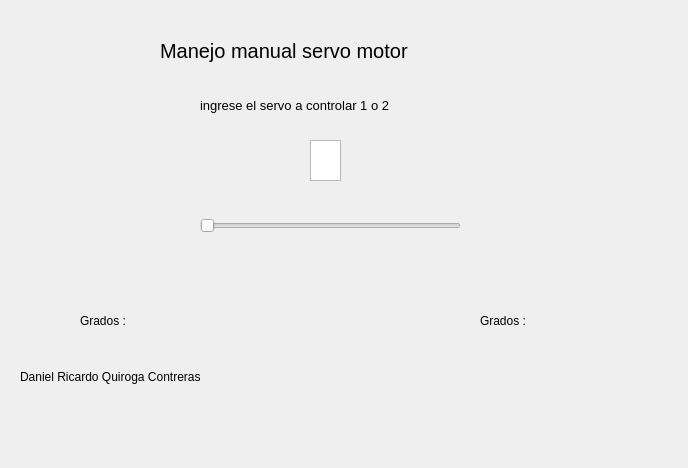
<?xml version="1.0" encoding="UTF-8"?>
<ui version="4.0">
 <class>MainWindow</class>
 <widget class="QMainWindow" name="MainWindow">
  <property name="geometry">
   <rect>
    <x>0</x>
    <y>0</y>
    <width>688</width>
    <height>468</height>
   </rect>
  </property>
  <property name="windowTitle">
   <string>Uso manual servo</string>
  </property>
  <widget class="QWidget" name="centralwidget">
   <widget class="QLabel" name="label">
    <property name="geometry">
     <rect>
      <x>160</x>
      <y>20</y>
      <width>371</width>
      <height>61</height>
     </rect>
    </property>
    <property name="font">
     <font>
      <pointsize>15</pointsize>
     </font>
    </property>
    <property name="text">
     <string>Manejo manual servo motor</string>
    </property>
   </widget>
   <widget class="QSlider" name="horizontalSlider">
    <property name="geometry">
     <rect>
      <x>200</x>
      <y>210</y>
      <width>261</width>
      <height>31</height>
     </rect>
    </property>
    <property name="orientation">
     <enum>Qt::Horizontal</enum>
    </property>
   </widget>
   <widget class="QTextEdit" name="textEdit">
    <property name="geometry">
     <rect>
      <x>310</x>
      <y>140</y>
      <width>31</width>
      <height>41</height>
     </rect>
    </property>
    <property name="font">
     <font>
      <pointsize>15</pointsize>
     </font>
    </property>
   </widget>
   <widget class="QLabel" name="label_2">
    <property name="geometry">
     <rect>
      <x>200</x>
      <y>90</y>
      <width>251</width>
      <height>31</height>
     </rect>
    </property>
    <property name="font">
     <font>
      <pointsize>10</pointsize>
     </font>
    </property>
    <property name="text">
     <string>ingrese el servo a controlar 1 o 2 </string>
    </property>
   </widget>
   <widget class="QLabel" name="label_3">
    <property name="geometry">
     <rect>
      <x>80</x>
      <y>270</y>
      <width>101</width>
      <height>31</height>
     </rect>
    </property>
    <property name="font">
     <font>
      <pointsize>12</pointsize>
     </font>
    </property>
    <property name="text">
     <string/>
    </property>
   </widget>
   <widget class="QLabel" name="label_4">
    <property name="geometry">
     <rect>
      <x>480</x>
      <y>270</y>
      <width>101</width>
      <height>31</height>
     </rect>
    </property>
    <property name="font">
     <font>
      <pointsize>12</pointsize>
     </font>
    </property>
    <property name="text">
     <string/>
    </property>
   </widget>
   <widget class="QLabel" name="label_5">
    <property name="geometry">
     <rect>
      <x>80</x>
      <y>310</y>
      <width>121</width>
      <height>21</height>
     </rect>
    </property>
    <property name="text">
     <string>Grados : </string>
    </property>
   </widget>
   <widget class="QLabel" name="label_6">
    <property name="geometry">
     <rect>
      <x>480</x>
      <y>310</y>
      <width>121</width>
      <height>21</height>
     </rect>
    </property>
    <property name="text">
     <string>Grados : </string>
    </property>
   </widget>
   <widget class="QLabel" name="label_7">
    <property name="geometry">
     <rect>
      <x>340</x>
      <y>370</y>
      <width>321</width>
      <height>71</height>
     </rect>
    </property>
    <property name="styleSheet">
     <string notr="true">border-image: url(:/cct/logo ECCI.jpg);</string>
    </property>
    <property name="text">
     <string/>
    </property>
   </widget>
   <widget class="QLabel" name="label_8">
    <property name="geometry">
     <rect>
      <x>20</x>
      <y>370</y>
      <width>261</width>
      <height>91</height>
     </rect>
    </property>
    <property name="text">
     <string>Daniel Ricardo Quiroga Contreras</string>
    </property>
    <property name="alignment">
     <set>Qt::AlignLeading|Qt::AlignLeft|Qt::AlignTop</set>
    </property>
   </widget>
  </widget>
 </widget>
 <resources>
  <include location="logo.qrc"/>
 </resources>
 <connections/>
</ui>
